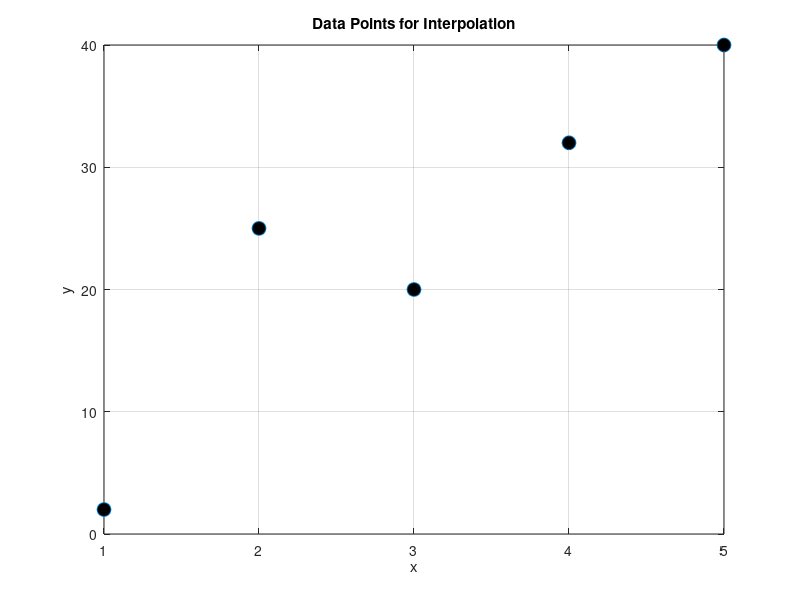
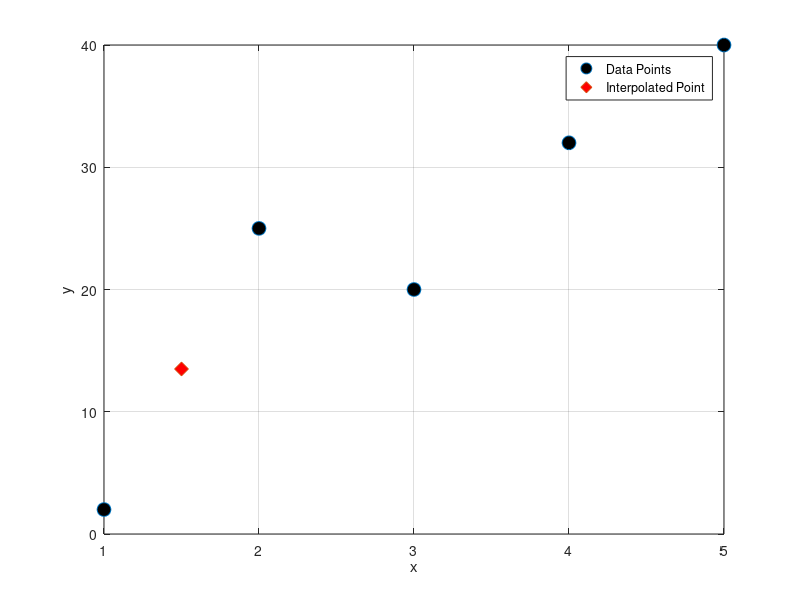
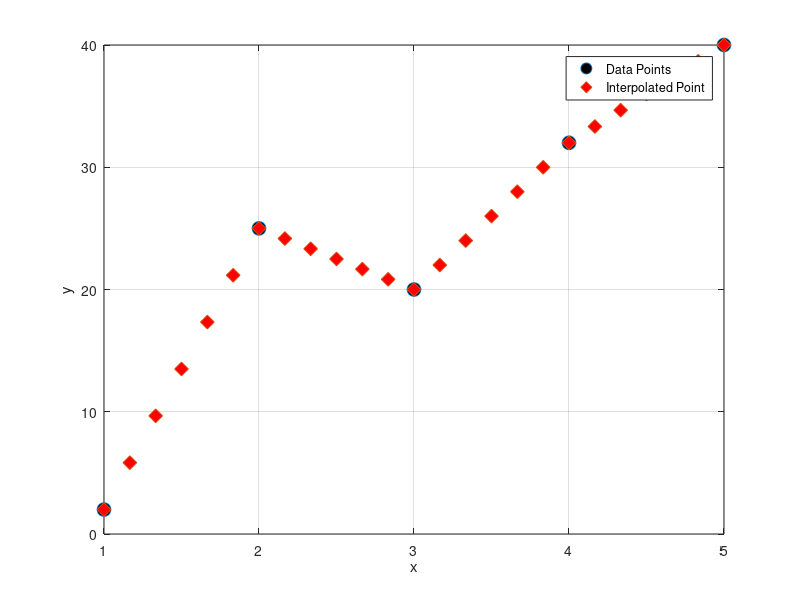
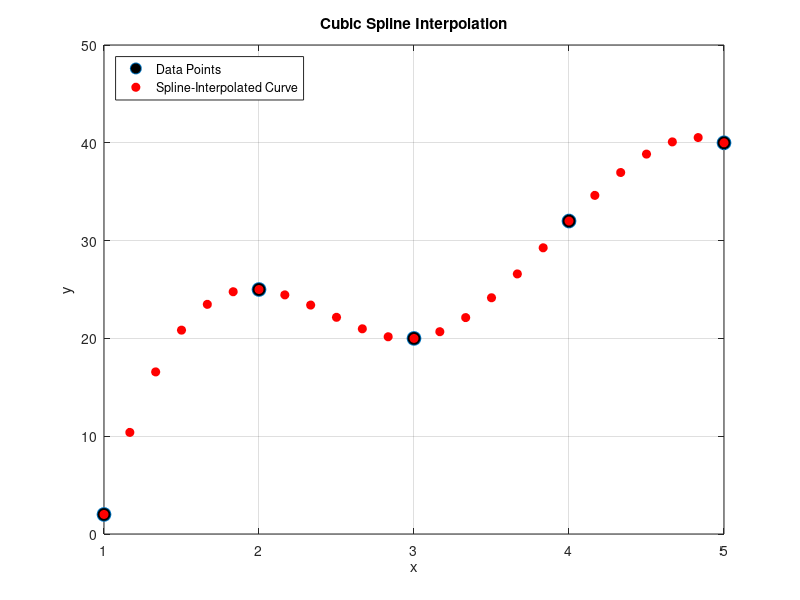

The MATLAB source for these figures, in order:
%% Interpolation of Numerical Data
% This section discusses the Linear Interpolation and Cubic Spline Interpolation 
% along with multiple examples per method. 
%% Interpolation Problem Statement
% |Interpolation| is the process of |estimating unknown values| that fall between 
% known values. It is widely used in engineering and science to |estimate values 
% from discrete data points|. The |goal is to construct a function| that passes 
% through or near these known points and can be used to estimate values at any 
% intermediate points.
% 
% Interpolation can be thought of as "table lookup".
% 
% 
% 
% Let's start by defining a simple dataset of `x` and `y` values:

clear all; clc; close all;

% Example dataset
x = [1, 2, 3, 4, 5]; % uniform sampling, e.x. time-based
y = [2, 25, 20, 32, 40]; % noisy sensor measurements

% Plot the data points
figure;
plot(x, y, 'o', 'MarkerFaceColor', 'k', 'MarkerSize',10);
xlabel('x');
ylabel('y');
title('Data Points for Interpolation');
grid on;
%% 
% This plot shows our known data points. We will now explore various interpolation 
% methods to estimate values between these points.
%% Linear Interpolation
% Linear interpolation is the simplest form of interpolation. It assumes that 
% the unknown value between two points lies on the straight line connecting the 
% points. Here is the algorithm used by this method:
% 
% $$\hat y = y_i +\frac{y_{i+1}-y_i}{x_{i+1}-x_i}\cdot(x-x_i)$$
% 
% The most general interface to the function is here:
% 
% <https://www.mathworks.com/help/matlab/ref/interp1.html#d126e845157 |vq = 
% interp1(x,v,xq,method,extrapolation)|>
% Example 1: Simple Linear Interpolation

% Query points
xq = 1.5;

% Linear interpolation
yq_lin = interp1(x, y, xq)

% plot
figure();
plot(x, y, 'o', 'MarkerFaceColor', 'k', 'MarkerSize',10);hold on
plot(xq, yq_lin, 'd', 'MarkerFaceColor', 'r', 'MarkerSize', 10);
xlabel('x');
ylabel('y');
legend('Data Points', 'Interpolated Point');
grid on;hold off;
% Example 2: Linear Interpolation over Multiple Points

% Query points can be represented by a vector
xq = [1.5, 2.5, 3.5, 4.5];
xq = linspace(1,5,25);

% Linear interpolation is fully vectorized method
yq_mulp = interp1(x, y, xq);

% Plot
figure()
plot(x, y, 'o', 'MarkerFaceColor', 'k', 'MarkerSize',10);hold on
plot(xq, yq_mulp, 'd', 'MarkerFaceColor', 'r','MarkerSize', 10);
legend('Data Points', 'Interpolated Point');
xlabel('x');
ylabel('y');
grid on;hold off;
% Exercise
% Experiment with the other |methods| available in the |interp| function
% 
% 

% 
%% Cubic Spline Interpolation
% Cubic <https://www.mathworks.com/help/matlab/ref/spline.html Spline> interpolation 
% creates a smooth curve by fitting cubic polynomials between each pair of data 
% points.
% 
% $$S_i(x) = a_i\cdot x^3+b_i\cdot x^2+c_i\cdot x+d_i$$
% 
% The approach ensures that the curve is continuous and has continuous first 
% and second derivatives. The interface to the function is:
% 
% <https://www.mathworks.com/help/matlab/ref/spline.html#bvjdpi3-s |s|> = spline(|<https://www.mathworks.com/help/matlab/ref/spline.html#bvjdpi3-x 
% |x|>|,|<https://www.mathworks.com/help/matlab/ref/spline.html#bvjdpi3-y |y|>|,|<https://www.mathworks.com/help/matlab/ref/spline.html#mw_ed3ec909-e931-41ce-a281-ba326a9c1b85 
% |xq|>|)| returns a vector of interpolated values |s| corresponding to the query 
% points in |xq|. The values of |s| are determined by cubic spline interpolation 
% of |x| and |y|.
% 
% (You also can perform spline interpolation using the <https://www.mathworks.com/help/releases/R2024b/matlab/ref/double.interp1.html 
% |interp1|> function with the command |interp1(x,y,xq,'spline')|. While |spline| 
% performs interpolation on rows of an input matrix, |interp1| performs interpolation 
% on columns of an input matrix.)
% 
% 
% Example 1: Basic Cubic Spline Interpolation
% 

% Cubic Spline interpolation
yq = spline(x, y, xq);

% Plot
figure;
plot(x, y, 'o', 'MarkerFaceColor', 'k', 'MarkerSize',10);hold on
plot(xq, yq, 'ro', 'MarkerFaceColor','r')
xlabel('x');
ylabel('y');
title('Cubic Spline Interpolation');
legend('Data Points', 'Spline-Interpolated Curve', 'Location','northwest');
grid on;hold off;

% Example 2: Spline Interpolation with More Points

% A denser set of query points
xqq = linspace(1, 5, 100);

% Cubic Spline interpolation
yqq = spline(x, y, xqq);

% Plot
figure;
plot(x, y, 'o', 'MarkerFaceColor', 'k', 'MarkerSize',10);
hold on
plot(xqq, yqq, 'ro', 'MarkerFaceColor','r')
xlabel('x');
ylabel('y');
title('Dense Cubic Spline Interpolation');
legend('Data Points', 'Spline-Interpolated Curve' ,'Location','northwest');
grid on;hold off;

% Example 3: Spline vs Linear Interpolation

xq = linspace(1, 5, 25);
% Linear interpolation
yq_linear = interp1(x, y, xq);

% Cubic spline interpolation
yq_spline = spline(x, y, xq);

% Plot
figure;
plot(x, y, 'o', 'MarkerFaceColor', 'k', 'MarkerSize',10);hold on
plot(xq, yq_linear, 'o', 'MarkerFaceColor','r', 'MarkerSize',6)
plot(xq, yq_spline, 'o', 'MarkerFaceColor','b')
xlabel('x');
ylabel('y');
title('Cubic Spline vs Linear Interpolation');
legend('Data Points', 'Linear Interpolation', 'Cubic Spline Interpolation', 'Location','northwest');
grid on;hold off;

%% 
%% Summary
% This sectioned explored different interpolation methods available in MATLAB, 
% including Linear Interpolation, Cubic Spline Interpolation, and Lagrange Polynomial 
% Interpolation. Each method has its strengths and weaknesses:
%% 
% * |*Linear*| Interpolation: Simple and efficient, but may not capture the 
% true shape of the data.
% * |*Cubic Spline*| Interpolation: Produces smooth curves that are more accurate 
% for continuous data.
%% 
%
